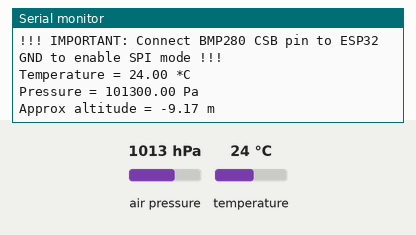
Recording of a sketch running on a simulated ESP32. On the bench: the last lines printed to the serial monitor. Inputs (shaded band) come from the test bench; at power-on: air pressure 1013 hPa, temperature 24 °C.

Above: at 1.2 s.
1.3 s: air pressure set to 952 hPa
At 2.6 s:
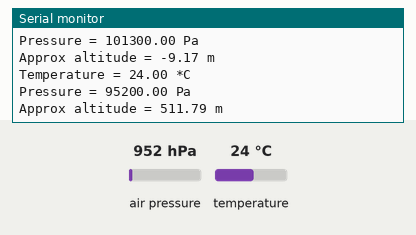
2.8 s: temperature set to 12 °C
At 4.2 s:
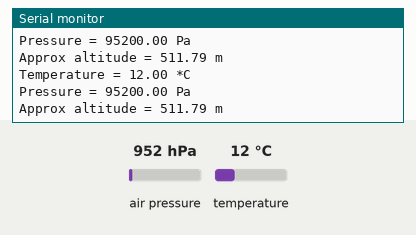
4.3 s: air pressure set to 975 hPa
At 7.2 s:
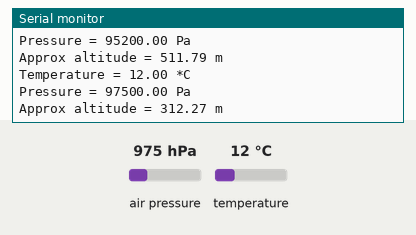
Timing chart, 0 to 8.7 s (numbered marks = the images above; inputs shaded):
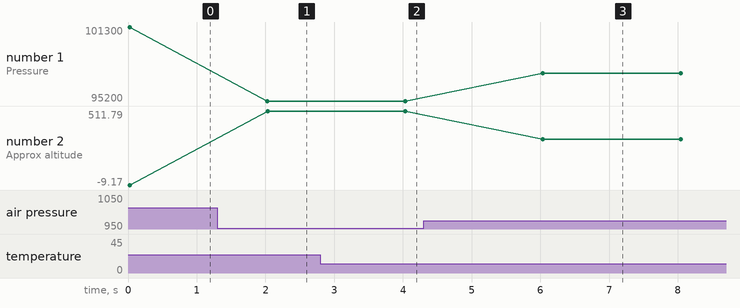

The sketch:

BMP28-ESP32.ino
```cpp
#include <SPI.h>              // Required for SPI communication
#include <Adafruit_BMP280.h>  // Library for BMP280 sensor

// --- Define SPI Pins for BMP280 ---
// ESP32 default VSPI pins:
#define ESP32_SCLK_PIN  18  // Connects to BMP280's SCL pin
#define ESP32_MISO_PIN  19  // Connects to BMP280's SDD pin (or SDO)
#define ESP32_MOSI_PIN  23  // Connects to BMP280's SDA pin (or SDI/DIN)
#define BMP_CS_PIN      5   // Connects to BMP280's CSB pin (Chip Select)

// Create an Adafruit_BMP280 object for Hardware SPI communication
// The constructor needs the CS, MOSI, MISO, and SCK pins in that order.
// Map BMP280 pins to ESP32 SPI roles:
// BMP280_CSB (active low) -> ESP32_CS_PIN
// BMP280_SDA (MOSI/SDI)   -> ESP32_MOSI_PIN
// BMP280_SDD (MISO/SDO)   -> ESP32_MISO_PIN
// BMP280_SCL (SCLK)      -> ESP32_SCLK_PIN
Adafruit_BMP280 bmp(BMP_CS_PIN, ESP32_MOSI_PIN, ESP32_MISO_PIN, ESP32_SCLK_PIN);

void setup() {
  Serial.begin(115200); // Initialize serial communication for debugging

  Serial.println(F("BMP280 test - ESP32 WROVER SPI (SCL, SDA, CSB, SDD module)"));
  Serial.println(F("SPI Wiring:"));
  Serial.print(F("  BMP280 SCL (CLK)  -> ESP32 GPIO ")); Serial.println(ESP32_SCLK_PIN);
  Serial.print(F("  BMP280 SDA (MOSI) -> ESP32 GPIO ")); Serial.println(ESP32_MOSI_PIN);
  Serial.print(F("  BMP280 SDD (MISO) -> ESP32 GPIO ")); Serial.println(ESP32_MISO_PIN);
  Serial.print(F("  BMP280 CSB (CS)   -> ESP32 GPIO ")); Serial.println(BMP_CS_PIN);
  Serial.println(F(""));
  Serial.println(F("!!! IMPORTANT: Connect BMP280 CSB pin to ESP32 GND to enable SPI mode !!!"));
  Serial.println(F(""));

  unsigned status;
  // Initialize the BMP280 sensor via SPI.
  status = bmp.begin();
  if (!status) {
    Serial.println(F("Could not find a valid BMP280 sensor, check wiring and ensure:"));
    Serial.println(F("  1. BMP280 CSB pin is connected to ESP32 GND."));
    Serial.println(F("  2. Wiring matches the defined SPI pins."));
    Serial.print("SensorID was: 0x"); Serial.println(bmp.sensorID(), 16);
    Serial.println(F("    ID of 0xFF probably means a bad connection."));
    Serial.println(F("    ID of 0x56-0x58 represents a BMP 280."));
    Serial.println(F("    ID of 0x60 represents a BME 280."));
    Serial.println(F("    ID of 0x61 represents a BME 680."));
    while (1) delay(10); // Halt execution if sensor not found
  }

  /* Default settings from datasheet. */
  bmp.setSampling(Adafruit_BMP280::MODE_NORMAL,      /* Operating Mode. */
                  Adafruit_BMP280::SAMPLING_X2,      /* Temp. oversampling */
                  Adafruit_BMP280::SAMPLING_X16,     /* Pressure oversampling */
                  Adafruit_BMP280::FILTER_X16,       /* Filtering. */
                  Adafruit_BMP280::STANDBY_MS_500);  /* Standby time. */
}

void loop() {
    Serial.print(F("Temperature = "));
    Serial.print(bmp.readTemperature());
    Serial.println(" *C");

    Serial.print(F("Pressure = "));
    Serial.print(bmp.readPressure());
    Serial.println(" Pa");

    Serial.print(F("Approx altitude = "));
    Serial.print(bmp.readAltitude(1011.9)); /* Adjusted to local forecast! */
    Serial.println(" m");

    Serial.println();
    delay(2000);
}
```

Measured:
- after the input at 1.3 s, the serial monitor: prints a new line after 0.73 s (image 1)
- after the input at 2.8 s, the serial monitor: prints a new line after 1.2 s (image 2)
- after the input at 4.3 s, the serial monitor: prints a new line after 1.7 s (image 3)
- plotted number 1: 101300 → 95200 after the input at 1.3 s, 95200 → 97500 after the input at 4.3 s
- plotted number 2: -9.17 → 511.79 after the input at 1.3 s, 511.79 → 312.27 after the input at 4.3 s
